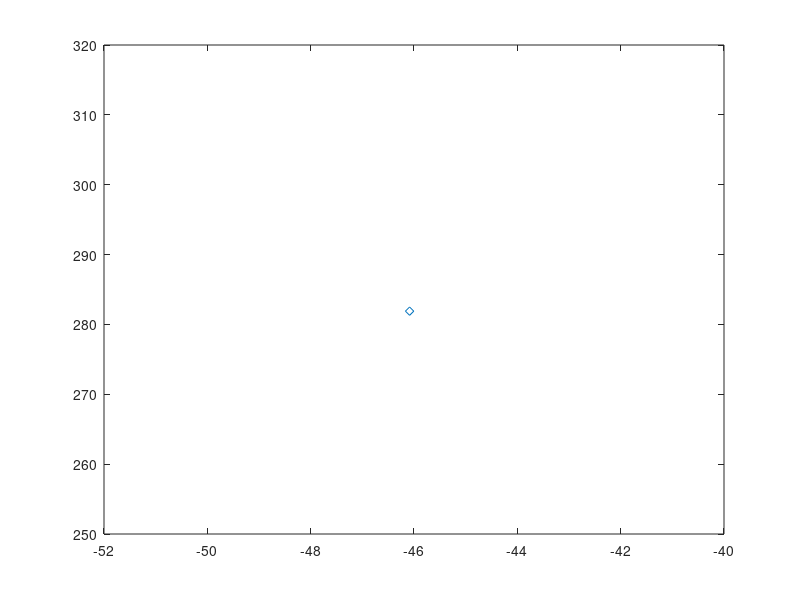

Reproduce this figure in MATLAB. (Note: this script raises an error after producing the figure.)
% Simple Camera projection

fx=250; % focal length [pixel]
fy=250;
u0=176/2;  % image center 
v0=144/2;  % image center

K = [ fx 0 u0; 0 fy v0; 0 0 1];

%p=[1 0 0.8]';
p=[-0.373185370155499,0.185385173716954, 1.04691840944206]';
p=[-428*1000,670*1000, 798*1000]';

ip=K*p;
ip=ip/ip(3);

u = (fx * p(1) / p(3) + u0)
v = (fy * p(2) / p(3) + v0)

plot(u,v,'d');
%axis([0 u0*2 0 v0*2]);



cam = initialize_cam();
features_info=[];
camera_uv = hi_cartesian_test( p, [0;0;0], eye(3), cam, features_info )


%% Inverse re-projection
%u=u0;
%v=v0;

%x = (u - u0) * p(3) / fx
%y = (v - v0) * p(3) / fy

%plot(x,y,'r+');

